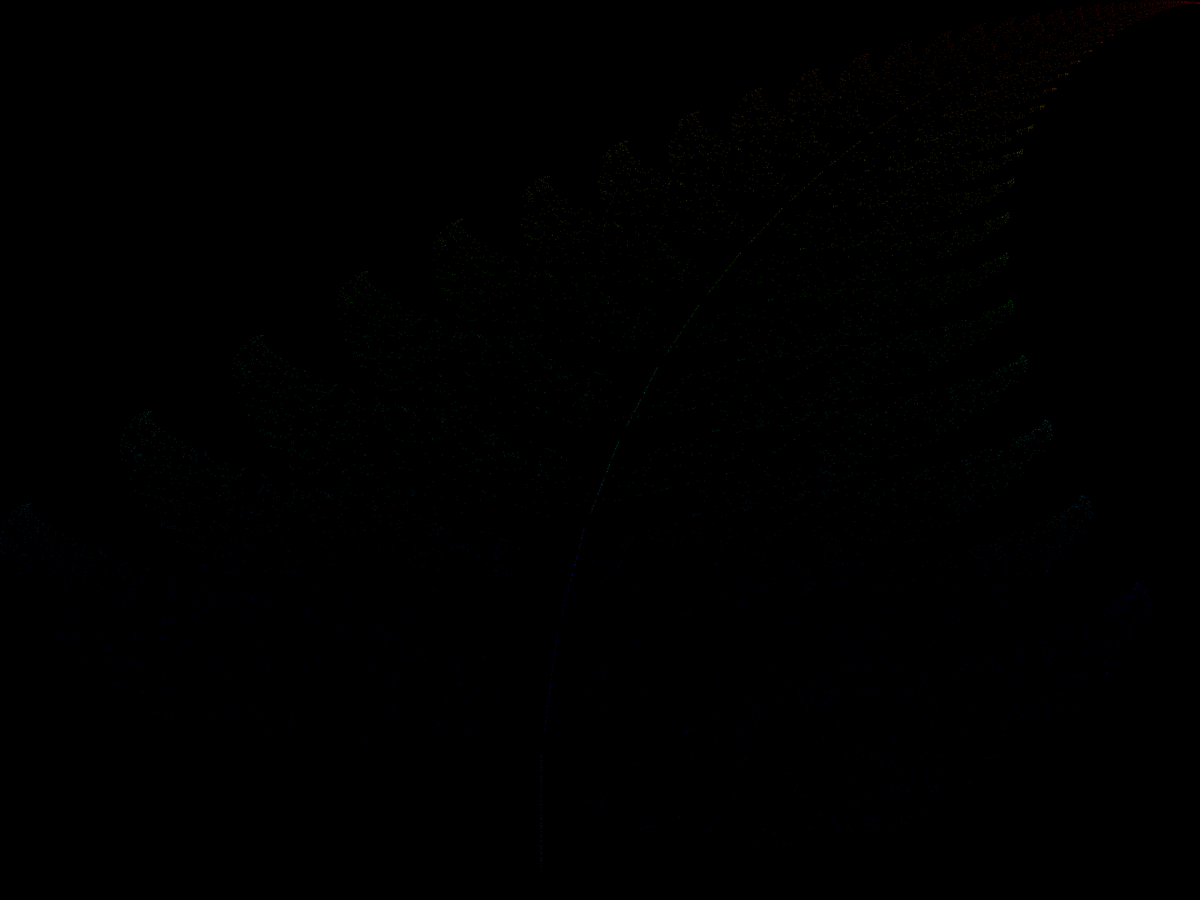
Frame 1 (no input)
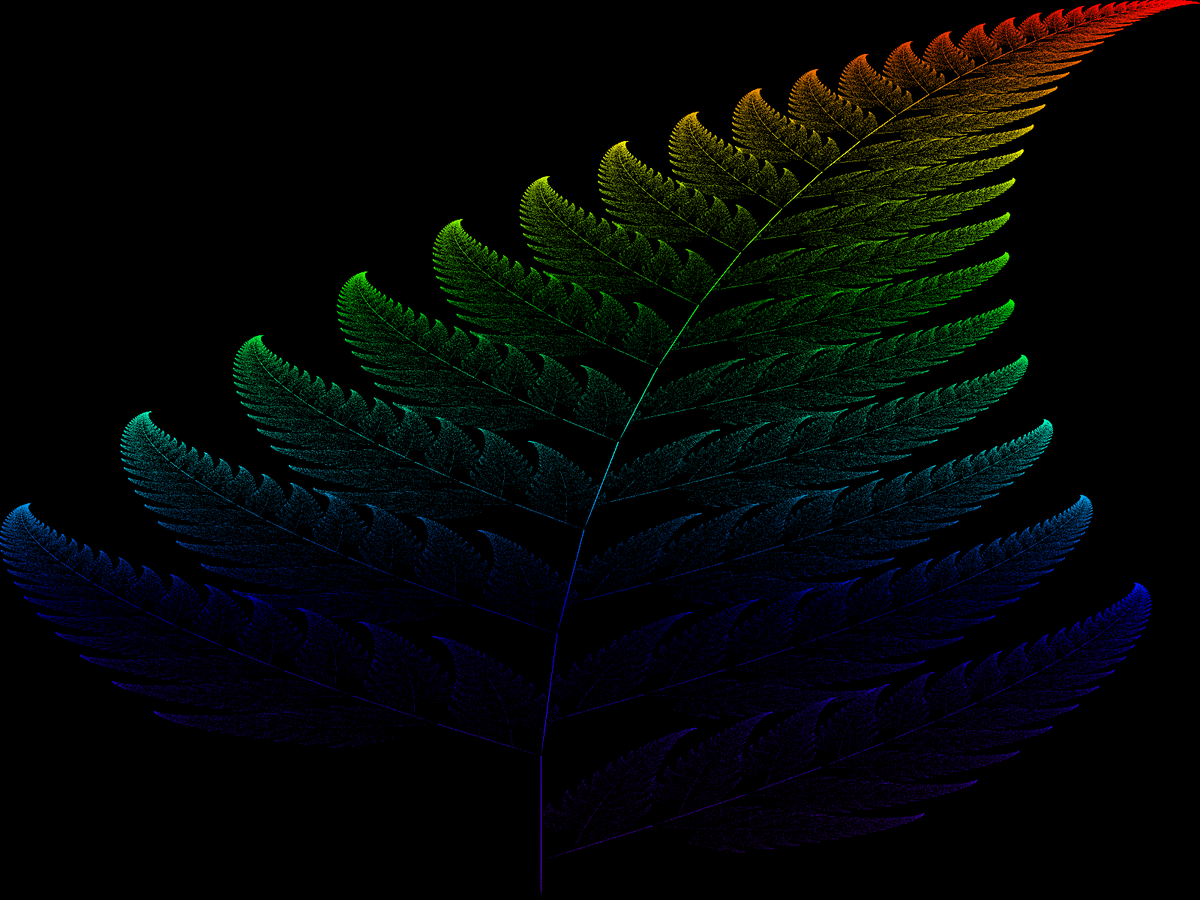
Frame 60 (the mouse pressed at the canvas centre just before this capture)
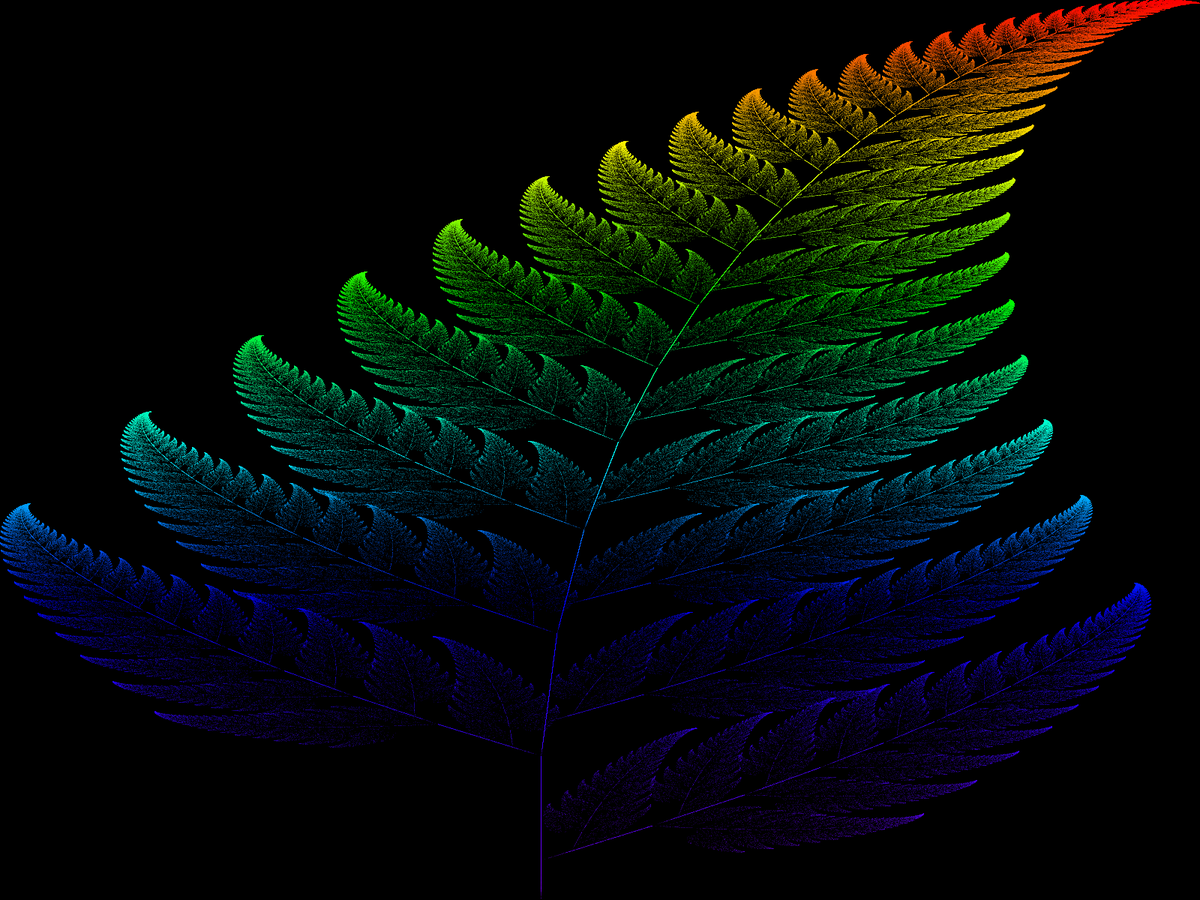
Frame 120 (the mouse held since frame 60 and released just before this capture)

The Processing sketch that drew these frames (run headless with seeded random() and noise(); from frame 60 on, the mouse is pressed at the canvas centre):

// Processing sketch: rainbow_fern
// ── rainbow_fern.pde
float x, y;

void setup() {
  fullScreen();
  background(0);
}

void nextPoint() {
  float nextX, nextY;
  float r = random(1);
  if (r < 0.01) {
    nextX =  0;
    nextY =  0.16 * y;
  } else if (r < 0.86) {
    nextX =  0.85 * x + 0.04 * y;
    nextY = -0.04 * x + 0.85 * y + 1.6;
  } else if (r < 0.93) {
    nextX =  0.20 * x - 0.26 * y;
    nextY =  0.23 * x + 0.22 * y + 1.6;
  } else {
    nextX = -0.15 * x + 0.28 * y;
    nextY =  0.26 * x + 0.24 * y + 0.44;
  }
  x = nextX;
  y = nextY;
  
  float i, g, b;
  float px = map(x, -2.1820, 2.6558, 0, width);
  float py = map(y, 0, 9.9983, height, 0);
  if (py < height/6){
    //red to yellow, green fading in
   i = 255;
   g = map(py, 0, height/6, 0, 255);
   b = 0;
  } else if (py < height/3) {
   //yellow to green, red fading out
   i = map(py, height/6, height/3, 255, 0);
   g = 255;
   b = 0;
  } else if (py < height/2) {
   //green to cyan, blue fading in
   i = 0;
   g = 255;
   b = map(py, height/3, height/2, 0, 255);
  } else if (py < height/1.5) {
   //cyan to blue, green fading out
   i = 0;
   g = map(py, height/2, height/1.5, 255, 0);
   b = 255;
  } else if (py < 4*height/3) {
   //blue to purple, red fading in
   i = map(py, height/1.5, 4*height/3, 0, 255);
   g = 0;
   b = 255;
  } else {
   // purple to red, blue fading out
   i = 255;
   g = 0;
   b = map(py, height/1.5, 4*height/3, 0, 255);
  }
  stroke(i, g, b);
  strokeWeight(0.5);
  point(px, py);
}

void draw() {
  for (int i = 0; i < 10000; i++) {
    nextPoint();
  }
}
